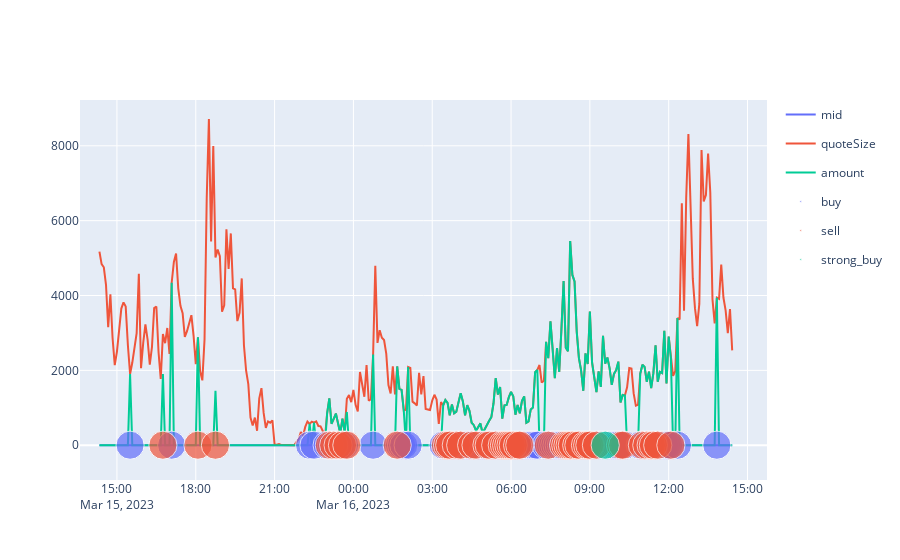

The code cell stored with this chart in its notebook:
### Code cell
import strategies
test_data = loadData(287, True)
sma = strategies.SMA(10, 50, is_statefull= False)
rsi = strategies.RSI(14, is_statefull= False)
macd = strategies.MACD(12, 26, 9, is_statefull= False)
composite = strategies.StateFullComposite(10000, strategies=[sma, rsi, macd])
actions = []
amounts = []
for i in range(1, len(test_data)+1):
    action, amount = composite.action( test_data.head(i) )
    actions.append( action )
    amounts.append( amount )
test_data['signal'] = actions
test_data['amount'] = [ abs(amount) for amount in amounts ]

test_data['signal'].replace({0:'hold', 1: 'buy', -1:'sell', 2: 'strong_buy', 3:'very_strong_buy', -2: 'strong_sell', -3: 'very_strong_sell'}, inplace=True)
is_signal_col = lambda name: 'mid' in name or 'quote' in name or 'amount' in name or 'RSI' in name or 'MACD' in name or 'Signal' in name
line = px.line(test_data, x = 'timeStamp', y = [col for col in test_data.columns if is_signal_col(col)])
scatter = px.scatter(test_data[~test_data['signal'].isin(['hold'])], x = 'timeStamp', y='mid', color='signal', size = 'mid', hover_data=['amount'] )
plot = go.Figure(data=line.data + scatter.data)
plot.show()

### Figure 1 — Plotly figure (JSON) as saved in the notebook; plotly's stock layout.template omitted (floating-point values rounded to 4 significant figures; data arrays with more than 128 entries replaced by an {"elided": "..."} marker saying what was removed)
{"data": [{"hovertemplate": "variable=mid<br>timeStamp=%{x}<br>value=%{y}<extra></extra>", "legendgroup": "mid", "line": {"color": "#636efa", "dash": "solid"}, "marker": {"symbol": "circle"}, "mode": "lines", "name": "mid", "orientation": "v", "showlegend": true, "type": "scatter", "x": {"elided": "287 str values"}, "xaxis": "x", "y": {"elided": "287 float values"}, "yaxis": "y"}, {"hovertemplate": "variable=quoteSize<br>timeStamp=%{x}<br>value=%{y}<extra></extra>", "legendgroup": "quoteSize", "line": {"color": "#EF553B", "dash": "solid"}, "marker": {"symbol": "circle"}, "mode": "lines", "name": "quoteSize", "orientation": "v", "showlegend": true, "type": "scatter", "x": {"elided": "287 str values"}, "xaxis": "x", "y": {"elided": "287 int values"}, "yaxis": "y"}, {"hovertemplate": "variable=amount<br>timeStamp=%{x}<br>value=%{y}<extra></extra>", "legendgroup": "amount", "line": {"color": "#00cc96", "dash": "solid"}, "marker": {"symbol": "circle"}, "mode": "lines", "name": "amount", "orientation": "v", "showlegend": true, "type": "scatter", "x": {"elided": "287 str values"}, "xaxis": "x", "y": {"elided": "287 int values"}, "yaxis": "y"}, {"customdata": [[1903], [4342], [568], [606], [854], [573], [847], [322], [360], [2422], [1505], [1480], [932], [2088], [1067], [1088], [855], [1151], [1170], [801], [1071], [920], [536], [505], [584], [320], [444], [752], [1121], [1355], [1552], [816], [1185], [1307], [601], [638], [957], [1006], [1951], [2010], [2762], [3310], [2570], [1791], [2593], [1956], [3092], [4378], [2002], [1455], [2211], [1812], [1976], [1557], [2923], [2342], [2062], [1612], [1905], [2006], [2233], [1330], [1909], [2091], [1965], [2671], [1964], [1928], [3055], [1653], [2903], [3400], [3942]], "hovertemplate": "signal=buy<br>timeStamp=%{x}<br>mid=%{marker.size}<br>amount=%{customdata[0]}<extra></extra>", "legendgroup": "buy", "marker": {"color": "#636efa", "size": [1.053, 1.055, 1.058, 1.058, 1.058, 1.059, 1.059, 1.059, 1.059, 1.059, 1.059, 1.059, 1.059, 1.06, 1.06, 1.06, 1.06, 1.06, 1.06, 1.06, 1.06, 1.06, 1.06, 1.06, 1.06, 1.06, 1.06, 1.06, 1.061, 1.061, 1.061, 1.061, 1.06, 1.06, 1.061, 1.061, 1.061, 1.06, 1.061, 1.06, 1.061, 1.061, 1.061, 1.062, 1.062, 1.062, 1.062, 1.062, 1.063, 1.062, 1.062, 1.062, 1.061, 1.061, 1.061, 1.061, 1.061, 1.062, 1.062, 1.062, 1.062, 1.061, 1.062, 1.061, 1.061, 1.061, 1.061, 1.061, 1.061, 1.061, 1.061, 1.061, 1.06], "sizemode": "area", "sizeref": 0.002658, "symbol": "circle"}, "mode": "markers", "name": "buy", "orientation": "v", "showlegend": true, "type": "scatter", "x": ["2023-03-15 15:30", "2023-03-15 17:05", "2023-03-15 22:20", "2023-03-15 22:30", "2023-03-15 23:00", "2023-03-15 23:10", "2023-03-15 23:20", "2023-03-15 23:30", "2023-03-15 23:40", "2023-03-16 00:45", "2023-03-16 01:45", "2023-03-16 01:50", "2023-03-16 01:55", "2023-03-16 02:05", "2023-03-16 03:25", "2023-03-16 03:45", "2023-03-16 03:50", "2023-03-16 04:00", "2023-03-16 04:10", "2023-03-16 04:15", "2023-03-16 04:20", "2023-03-16 04:25", "2023-03-16 04:35", "2023-03-16 04:45", "2023-03-16 04:50", "2023-03-16 04:55", "2023-03-16 05:00", "2023-03-16 05:15", "2023-03-16 05:20", "2023-03-16 05:30", "2023-03-16 05:35", "2023-03-16 06:10", "2023-03-16 06:25", "2023-03-16 06:30", "2023-03-16 06:35", "2023-03-16 06:40", "2023-03-16 06:45", "2023-03-16 06:50", "2023-03-16 06:55", "2023-03-16 07:00", "2023-03-16 07:20", "2023-03-16 07:30", "2023-03-16 07:35", "2023-03-16 07:40", "2023-03-16 07:45", "2023-03-16 07:50", "2023-03-16 07:55", "2023-03-16 08:25", "2023-03-16 08:40", "2023-03-16 08:45", "2023-03-16 09:05", "2023-03-16 09:10", "2023-03-16 09:20", "2023-03-16 09:25", "2023-03-16 09:30", "2023-03-16 09:40", "2023-03-16 09:45", "2023-03-16 09:50", "2023-03-16 09:55", "2023-03-16 10:00", "2023-03-16 10:05", "2023-03-16 10:20", "2023-03-16 10:55", "2023-03-16 11:05", "2023-03-16 11:15", "2023-03-16 11:30", "2023-03-16 11:40", "2023-03-16 11:45", "2023-03-16 11:50", "2023-03-16 11:55", "2023-03-16 12:00", "2023-03-16 12:20", "2023-03-16 13:50"], "xaxis": "x", "y": [1.053, 1.055, 1.058, 1.058, 1.058, 1.059, 1.059, 1.059, 1.059, 1.059, 1.059, 1.059, 1.059, 1.06, 1.06, 1.06, 1.06, 1.06, 1.06, 1.06, 1.06, 1.06, 1.06, 1.06, 1.06, 1.06, 1.06, 1.06, 1.061, 1.061, 1.061, 1.061, 1.06, 1.06, 1.061, 1.061, 1.061, 1.06, 1.061, 1.06, 1.061, 1.061, 1.061, 1.062, 1.062, 1.062, 1.062, 1.062, 1.063, 1.062, 1.062, 1.062, 1.061, 1.061, 1.061, 1.061, 1.061, 1.062, 1.062, 1.062, 1.062, 1.061, 1.062, 1.061, 1.061, 1.061, 1.061, 1.061, 1.061, 1.061, 1.061, 1.061, 1.06], "yaxis": "y"}, {"customdata": [[1903], [2886], [1456], [1252], [701], [580], [708], [889], [2105], [1208], [1133], [800], [896], [1388], [601], [387], [558], [652], [1792], [711], [1066], [1076], [1285], [1423], [1309], [1077], [854], [2326], [4388], [2608], [2512], [5453], [4550], [3035], [2327], [2453], [2172], [3572], [1418], [1140], [1342], [2148], [1692], [1528], [1926], [1698], [2323]], "hovertemplate": "signal=sell<br>timeStamp=%{x}<br>mid=%{marker.size}<br>amount=%{customdata[0]}<extra></extra>", "legendgroup": "sell", "marker": {"color": "#EF553B", "size": [1.055, 1.055, 1.058, 1.058, 1.059, 1.059, 1.059, 1.059, 1.059, 1.06, 1.06, 1.059, 1.06, 1.06, 1.06, 1.06, 1.06, 1.06, 1.061, 1.061, 1.061, 1.061, 1.061, 1.061, 1.06, 1.06, 1.06, 1.06, 1.063, 1.062, 1.063, 1.062, 1.062, 1.062, 1.062, 1.062, 1.061, 1.061, 1.061, 1.062, 1.061, 1.061, 1.061, 1.061, 1.061, 1.061, 1.061], "sizemode": "area", "sizeref": 0.002658, "symbol": "circle"}, "mode": "markers", "name": "sell", "orientation": "v", "showlegend": true, "type": "scatter", "x": ["2023-03-15 16:45", "2023-03-15 18:05", "2023-03-15 18:45", "2023-03-15 23:05", "2023-03-15 23:15", "2023-03-15 23:25", "2023-03-15 23:35", "2023-03-15 23:45", "2023-03-16 01:40", "2023-03-16 03:30", "2023-03-16 03:35", "2023-03-16 03:40", "2023-03-16 03:55", "2023-03-16 04:05", "2023-03-16 04:30", "2023-03-16 04:40", "2023-03-16 05:05", "2023-03-16 05:10", "2023-03-16 05:25", "2023-03-16 05:40", "2023-03-16 05:45", "2023-03-16 05:50", "2023-03-16 05:55", "2023-03-16 06:00", "2023-03-16 06:05", "2023-03-16 06:15", "2023-03-16 06:20", "2023-03-16 07:25", "2023-03-16 08:00", "2023-03-16 08:05", "2023-03-16 08:10", "2023-03-16 08:15", "2023-03-16 08:20", "2023-03-16 08:30", "2023-03-16 08:35", "2023-03-16 08:50", "2023-03-16 08:55", "2023-03-16 09:00", "2023-03-16 09:15", "2023-03-16 10:10", "2023-03-16 10:15", "2023-03-16 11:00", "2023-03-16 11:10", "2023-03-16 11:20", "2023-03-16 11:25", "2023-03-16 11:35", "2023-03-16 12:05"], "xaxis": "x", "y": [1.055, 1.055, 1.058, 1.058, 1.059, 1.059, 1.059, 1.059, 1.059, 1.06, 1.06, 1.059, 1.06, 1.06, 1.06, 1.06, 1.06, 1.06, 1.061, 1.061, 1.061, 1.061, 1.061, 1.061, 1.06, 1.06, 1.06, 1.06, 1.063, 1.062, 1.063, 1.062, 1.062, 1.062, 1.062, 1.062, 1.061, 1.061, 1.061, 1.062, 1.061, 1.061, 1.061, 1.061, 1.061, 1.061, 1.061], "yaxis": "y"}, {"customdata": [[2181]], "hovertemplate": "signal=strong_buy<br>timeStamp=%{x}<br>mid=%{marker.size}<br>amount=%{customdata[0]}<extra></extra>", "legendgroup": "strong_buy", "marker": {"color": "#00cc96", "size": [1.061], "sizemode": "area", "sizeref": 0.002658, "symbol": "circle"}, "mode": "markers", "name": "strong_buy", "orientation": "v", "showlegend": true, "type": "scatter", "x": ["2023-03-16 09:35"], "xaxis": "x", "y": [1.061], "yaxis": "y"}], "layout": {}}
